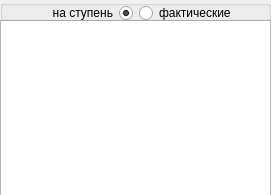
       <widget class="QWidget" name="pageTestPoints">
        <property name="geometry">
         <rect>
          <x>0</x>
          <y>0</y>
          <width>271</width>
          <height>195</height>
         </rect>
        </property>
        <attribute name="label">
         <string>Точки</string>
        </attribute>
        <widget class="QTableView" name="tablePoints">
         <property name="geometry">
          <rect>
           <x>0</x>
           <y>20</y>
           <width>271</width>
           <height>201</height>
          </rect>
         </property>
         <property name="locale">
          <locale language="English" country="UnitedStates"/>
         </property>
         <property name="selectionMode">
          <enum>QAbstractItemView::SingleSelection</enum>
         </property>
         <property name="selectionBehavior">
          <enum>QAbstractItemView::SelectRows</enum>
         </property>
         <property name="textElideMode">
          <enum>Qt::ElideLeft</enum>
         </property>
         <property name="wordWrap">
          <bool>false</bool>
         </property>
         <property name="cornerButtonEnabled">
          <bool>false</bool>
         </property>
         <attribute name="horizontalHeaderHighlightSections">
          <bool>false</bool>
         </attribute>
         <attribute name="verticalHeaderVisible">
          <bool>false</bool>
         </attribute>
         <attribute name="verticalHeaderHighlightSections">
          <bool>false</bool>
         </attribute>
        </widget>
        <widget class="QGroupBox" name="groupPoints">
         <property name="geometry">
          <rect>
           <x>0</x>
           <y>0</y>
           <width>271</width>
           <height>21</height>
          </rect>
         </property>
         <property name="title">
          <string/>
         </property>
         <widget class="QWidget" name="horizontalLayoutWidget">
          <property name="geometry">
           <rect>
            <x>0</x>
            <y>0</y>
            <width>271</width>
            <height>27</height>
           </rect>
          </property>
          <layout class="QHBoxLayout" name="horizontalLayout">
           <item>
            <widget class="QRadioButton" name="radioPointsStage">
             <property name="layoutDirection">
              <enum>Qt::RightToLeft</enum>
             </property>
             <property name="text">
              <string>на ступень</string>
             </property>
             <property name="checkable">
              <bool>true</bool>
             </property>
             <property name="checked">
              <bool>true</bool>
             </property>
            </widget>
           </item>
           <item>
            <widget class="QRadioButton" name="radioPointsReal">
             <property name="layoutDirection">
              <enum>Qt::LeftToRight</enum>
             </property>
             <property name="text">
              <string>фактические</string>
             </property>
             <property name="checked">
              <bool>false</bool>
             </property>
            </widget>
           </item>
          </layout>
         </widget>
        </widget>
       </widget>
